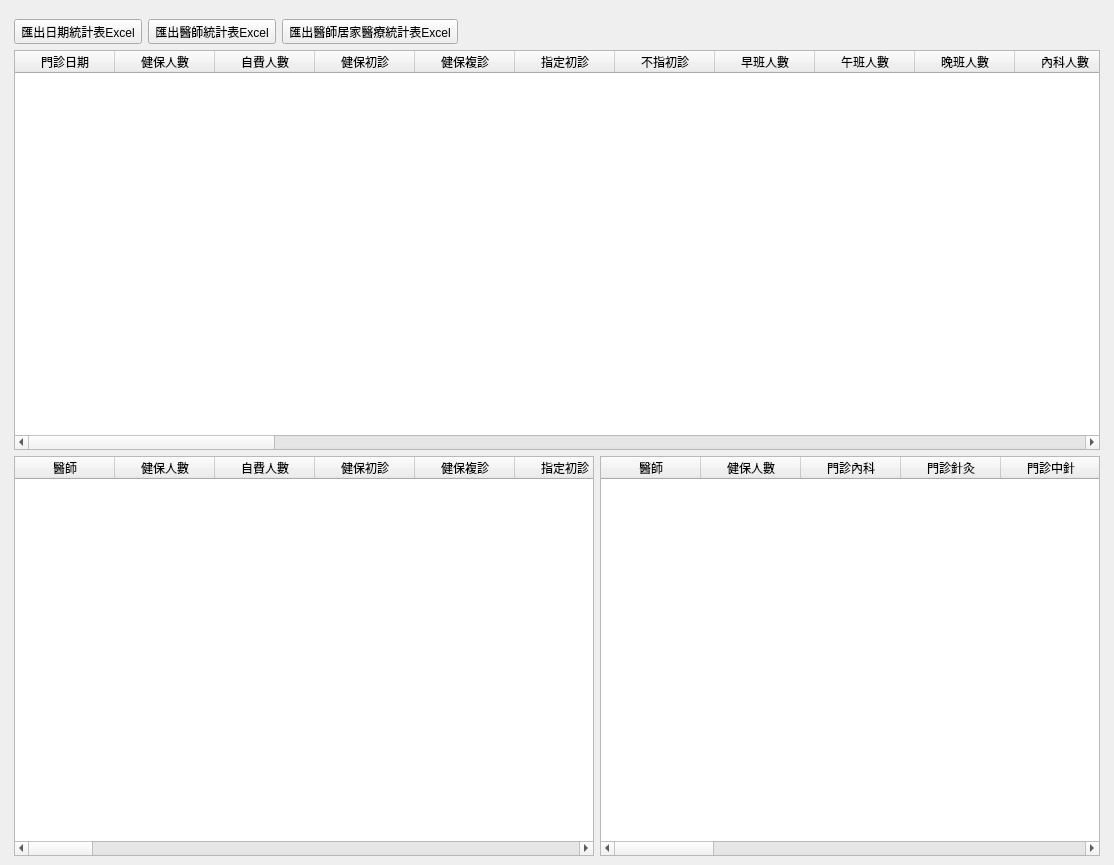
<?xml version="1.0" encoding="UTF-8"?>
<ui version="4.0">
 <class>WindowStatisticsDoctorCount</class>
 <widget class="QMainWindow" name="WindowStatisticsDoctorCount">
  <property name="geometry">
   <rect>
    <x>0</x>
    <y>0</y>
    <width>1114</width>
    <height>865</height>
   </rect>
  </property>
  <property name="windowTitle">
   <string>醫師人數統計</string>
  </property>
  <widget class="QWidget" name="centralwidget">
   <layout class="QHBoxLayout" name="horizontalLayout">
    <item>
     <layout class="QVBoxLayout" name="verticalLayout">
      <property name="leftMargin">
       <number>5</number>
      </property>
      <property name="topMargin">
       <number>10</number>
      </property>
      <property name="rightMargin">
       <number>5</number>
      </property>
      <item>
       <layout class="QVBoxLayout" name="verticalLayout_5">
        <item>
         <layout class="QHBoxLayout" name="horizontalLayout_2">
          <item>
           <layout class="QVBoxLayout" name="verticalLayout_2">
            <item>
             <layout class="QHBoxLayout" name="horizontalLayout_3">
              <item>
               <widget class="QToolButton" name="toolButton_export_date_excel">
                <property name="text">
                 <string>匯出日期統計表Excel</string>
                </property>
                <property name="icon">
                 <iconset>
                  <normaloff>../icons/document-export.svg</normaloff>../icons/document-export.svg</iconset>
                </property>
                <property name="toolButtonStyle">
                 <enum>Qt::ToolButtonTextBesideIcon</enum>
                </property>
               </widget>
              </item>
              <item>
               <widget class="QToolButton" name="toolButton_export_doctor_excel">
                <property name="text">
                 <string>匯出醫師統計表Excel</string>
                </property>
                <property name="icon">
                 <iconset>
                  <normaloff>../icons/document-export.svg</normaloff>../icons/document-export.svg</iconset>
                </property>
                <property name="toolButtonStyle">
                 <enum>Qt::ToolButtonTextBesideIcon</enum>
                </property>
               </widget>
              </item>
              <item>
               <widget class="QToolButton" name="toolButton_export_doctor_care_excel">
                <property name="text">
                 <string>匯出醫師居家醫療統計表Excel</string>
                </property>
                <property name="icon">
                 <iconset>
                  <normaloff>../icons/document-export.svg</normaloff>../icons/document-export.svg</iconset>
                </property>
                <property name="toolButtonStyle">
                 <enum>Qt::ToolButtonTextBesideIcon</enum>
                </property>
               </widget>
              </item>
              <item>
               <spacer name="horizontalSpacer">
                <property name="orientation">
                 <enum>Qt::Horizontal</enum>
                </property>
                <property name="sizeHint" stdset="0">
                 <size>
                  <width>40</width>
                  <height>20</height>
                 </size>
                </property>
               </spacer>
              </item>
             </layout>
            </item>
            <item>
             <widget class="QTableWidget" name="tableWidget_doctor_count">
              <property name="editTriggers">
               <set>QAbstractItemView::NoEditTriggers</set>
              </property>
              <property name="alternatingRowColors">
               <bool>true</bool>
              </property>
              <property name="selectionMode">
               <enum>QAbstractItemView::SingleSelection</enum>
              </property>
              <property name="selectionBehavior">
               <enum>QAbstractItemView::SelectRows</enum>
              </property>
              <column>
               <property name="text">
                <string>門診日期</string>
               </property>
              </column>
              <column>
               <property name="text">
                <string>健保人數</string>
               </property>
              </column>
              <column>
               <property name="text">
                <string>自費人數</string>
               </property>
              </column>
              <column>
               <property name="text">
                <string>健保初診</string>
               </property>
              </column>
              <column>
               <property name="text">
                <string>健保複診</string>
               </property>
              </column>
              <column>
               <property name="text">
                <string>指定初診</string>
               </property>
              </column>
              <column>
               <property name="text">
                <string>不指初診</string>
               </property>
              </column>
              <column>
               <property name="text">
                <string>早班人數</string>
               </property>
              </column>
              <column>
               <property name="text">
                <string>午班人數</string>
               </property>
              </column>
              <column>
               <property name="text">
                <string>晚班人數</string>
               </property>
              </column>
              <column>
               <property name="text">
                <string>內科人數</string>
               </property>
              </column>
              <column>
               <property name="text">
                <string>針灸首次</string>
               </property>
              </column>
              <column>
               <property name="text">
                <string>針灸療程</string>
               </property>
              </column>
              <column>
               <property name="text">
                <string>針灸合計</string>
               </property>
              </column>
              <column>
               <property name="text">
                <string>針灸給藥</string>
               </property>
              </column>
              <column>
               <property name="text">
                <string>中針首次</string>
               </property>
              </column>
              <column>
               <property name="text">
                <string>中針療程</string>
               </property>
              </column>
              <column>
               <property name="text">
                <string>中針合計</string>
               </property>
              </column>
              <column>
               <property name="text">
                <string>中針給藥</string>
               </property>
              </column>
              <column>
               <property name="text">
                <string>高針起始</string>
               </property>
              </column>
              <column>
               <property name="text">
                <string>高針後續</string>
               </property>
              </column>
              <column>
               <property name="text">
                <string>高針合計</string>
               </property>
              </column>
              <column>
               <property name="text">
                <string>高針給藥</string>
               </property>
              </column>
              <column>
               <property name="text">
                <string>傷科首次</string>
               </property>
              </column>
              <column>
               <property name="text">
                <string>傷科療程</string>
               </property>
              </column>
              <column>
               <property name="text">
                <string>傷科合計</string>
               </property>
              </column>
              <column>
               <property name="text">
                <string>傷科給藥</string>
               </property>
              </column>
              <column>
               <property name="text">
                <string>中度複傷</string>
               </property>
              </column>
              <column>
               <property name="text">
                <string>中傷給藥</string>
               </property>
              </column>
              <column>
               <property name="text">
                <string>高度複傷</string>
               </property>
              </column>
              <column>
               <property name="text">
                <string>高傷給藥</string>
               </property>
              </column>
              <column>
               <property name="text">
                <string>針傷合併</string>
               </property>
              </column>
              <column>
               <property name="text">
                <string>合併給藥</string>
               </property>
              </column>
              <column>
               <property name="text">
                <string>開藥天數</string>
               </property>
              </column>
              <column>
               <property name="text">
                <string>開藥&gt;=14</string>
               </property>
              </column>
              <column>
               <property name="text">
                <string>療藥&gt;=8</string>
               </property>
              </column>
              <column>
               <property name="text">
                <string>整合醫療</string>
               </property>
              </column>
              <column>
               <property name="text">
                <string>針灸總數</string>
               </property>
              </column>
              <column>
               <property name="text">
                <string>傷科總數</string>
               </property>
              </column>
              <column>
               <property name="text">
                <string>針灸併傷</string>
               </property>
              </column>
              <column>
               <property name="text">
                <string>電針併傷</string>
               </property>
              </column>
              <column>
               <property name="text">
                <string>中針併傷</string>
               </property>
              </column>
              <column>
               <property name="text">
                <string>高針併傷</string>
               </property>
              </column>
             </widget>
            </item>
            <item>
             <layout class="QHBoxLayout" name="horizontalLayout_4">
              <item>
               <widget class="QTableWidget" name="tableWidget_doctor">
                <property name="editTriggers">
                 <set>QAbstractItemView::NoEditTriggers</set>
                </property>
                <property name="alternatingRowColors">
                 <bool>true</bool>
                </property>
                <property name="selectionMode">
                 <enum>QAbstractItemView::SingleSelection</enum>
                </property>
                <property name="selectionBehavior">
                 <enum>QAbstractItemView::SelectRows</enum>
                </property>
                <column>
                 <property name="text">
                  <string>醫師</string>
                 </property>
                </column>
                <column>
                 <property name="text">
                  <string>健保人數</string>
                 </property>
                </column>
                <column>
                 <property name="text">
                  <string>自費人數</string>
                 </property>
                </column>
                <column>
                 <property name="text">
                  <string>健保初診</string>
                 </property>
                </column>
                <column>
                 <property name="text">
                  <string>健保複診</string>
                 </property>
                </column>
                <column>
                 <property name="text">
                  <string>指定初診</string>
                 </property>
                </column>
                <column>
                 <property name="text">
                  <string>不指初診</string>
                 </property>
                </column>
                <column>
                 <property name="text">
                  <string>早班人數</string>
                 </property>
                </column>
                <column>
                 <property name="text">
                  <string>午班人數</string>
                 </property>
                </column>
                <column>
                 <property name="text">
                  <string>晚班人數</string>
                 </property>
                </column>
                <column>
                 <property name="text">
                  <string>內科人數</string>
                 </property>
                </column>
                <column>
                 <property name="text">
                  <string>針灸首次</string>
                 </property>
                </column>
                <column>
                 <property name="text">
                  <string>針灸療程</string>
                 </property>
                </column>
                <column>
                 <property name="text">
                  <string>針灸合計</string>
                 </property>
                </column>
                <column>
                 <property name="text">
                  <string>針灸給藥</string>
                 </property>
                </column>
                <column>
                 <property name="text">
                  <string>中針首次</string>
                 </property>
                </column>
                <column>
                 <property name="text">
                  <string>中針療程</string>
                 </property>
                </column>
                <column>
                 <property name="text">
                  <string>中針合計</string>
                 </property>
                </column>
                <column>
                 <property name="text">
                  <string>中針給藥</string>
                 </property>
                </column>
                <column>
                 <property name="text">
                  <string>高針起始</string>
                 </property>
                </column>
                <column>
                 <property name="text">
                  <string>高針後續</string>
                 </property>
                </column>
                <column>
                 <property name="text">
                  <string>高針合計</string>
                 </property>
                </column>
                <column>
                 <property name="text">
                  <string>高針給藥</string>
                 </property>
                </column>
                <column>
                 <property name="text">
                  <string>傷科首次</string>
                 </property>
                </column>
                <column>
                 <property name="text">
                  <string>傷科療程</string>
                 </property>
                </column>
                <column>
                 <property name="text">
                  <string>傷科合計</string>
                 </property>
                </column>
                <column>
                 <property name="text">
                  <string>傷科給藥</string>
                 </property>
                </column>
                <column>
                 <property name="text">
                  <string>中度複傷</string>
                 </property>
                </column>
                <column>
                 <property name="text">
                  <string>中傷給藥</string>
                 </property>
                </column>
                <column>
                 <property name="text">
                  <string>高度複傷</string>
                 </property>
                </column>
                <column>
                 <property name="text">
                  <string>高傷給藥</string>
                 </property>
                </column>
                <column>
                 <property name="text">
                  <string>針傷合併</string>
                 </property>
                </column>
                <column>
                 <property name="text">
                  <string>合併給藥</string>
                 </property>
                </column>
                <column>
                 <property name="text">
                  <string>開藥天數</string>
                 </property>
                </column>
                <column>
                 <property name="text">
                  <string>開藥&gt;=14</string>
                 </property>
                </column>
                <column>
                 <property name="text">
                  <string>療藥&gt;=8</string>
                 </property>
                </column>
                <column>
                 <property name="text">
                  <string>整合醫療</string>
                 </property>
                </column>
                <column>
                 <property name="text">
                  <string>針灸總數</string>
                 </property>
                </column>
                <column>
                 <property name="text">
                  <string>傷科總數</string>
                 </property>
                </column>
                <column>
                 <property name="text">
                  <string>針灸併傷</string>
                 </property>
                </column>
                <column>
                 <property name="text">
                  <string>電針併傷</string>
                 </property>
                </column>
                <column>
                 <property name="text">
                  <string>中針併傷</string>
                 </property>
                </column>
                <column>
                 <property name="text">
                  <string>高針併傷</string>
                 </property>
                </column>
               </widget>
              </item>
              <item>
               <widget class="QTableWidget" name="tableWidget_doctor_care">
                <property name="maximumSize">
                 <size>
                  <width>500</width>
                  <height>16777215</height>
                 </size>
                </property>
                <property name="editTriggers">
                 <set>QAbstractItemView::NoEditTriggers</set>
                </property>
                <property name="alternatingRowColors">
                 <bool>true</bool>
                </property>
                <property name="selectionMode">
                 <enum>QAbstractItemView::SingleSelection</enum>
                </property>
                <property name="selectionBehavior">
                 <enum>QAbstractItemView::SelectRows</enum>
                </property>
                <column>
                 <property name="text">
                  <string>醫師</string>
                 </property>
                </column>
                <column>
                 <property name="text">
                  <string>健保人數</string>
                 </property>
                </column>
                <column>
                 <property name="text">
                  <string>門診內科</string>
                 </property>
                </column>
                <column>
                 <property name="text">
                  <string>門診針灸</string>
                 </property>
                </column>
                <column>
                 <property name="text">
                  <string>門診中針</string>
                 </property>
                </column>
                <column>
                 <property name="text">
                  <string>門診高針</string>
                 </property>
                </column>
                <column>
                 <property name="text">
                  <string>門診傷科</string>
                 </property>
                </column>
                <column>
                 <property name="text">
                  <string>門診中傷</string>
                 </property>
                </column>
                <column>
                 <property name="text">
                  <string>門診高傷</string>
                 </property>
                </column>
                <column>
                 <property name="text">
                  <string>針傷合併</string>
                 </property>
                </column>
                <column>
                 <property name="text">
                  <string>居家內科</string>
                 </property>
                </column>
                <column>
                 <property name="text">
                  <string>居家針灸</string>
                 </property>
                </column>
                <column>
                 <property name="text">
                  <string>居家中針</string>
                 </property>
                </column>
                <column>
                 <property name="text">
                  <string>居家高針</string>
                 </property>
                </column>
                <column>
                 <property name="text">
                  <string>居家傷科</string>
                 </property>
                </column>
                <column>
                 <property name="text">
                  <string>居家中傷</string>
                 </property>
                </column>
                <column>
                 <property name="text">
                  <string>居家高傷</string>
                 </property>
                </column>
                <column>
                 <property name="text">
                  <string>居家合併</string>
                 </property>
                </column>
                <column>
                 <property name="text">
                  <string>整合醫療</string>
                 </property>
                </column>
               </widget>
              </item>
             </layout>
            </item>
           </layout>
          </item>
          <item>
           <layout class="QVBoxLayout" name="verticalLayout_chart"/>
          </item>
         </layout>
        </item>
       </layout>
      </item>
     </layout>
    </item>
   </layout>
  </widget>
  <widget class="QMenuBar" name="menubar">
   <property name="geometry">
    <rect>
     <x>0</x>
     <y>0</y>
     <width>1114</width>
     <height>33</height>
    </rect>
   </property>
  </widget>
  <action name="action_export_excel">
   <property name="icon">
    <iconset>
     <normaloff>../icons/document-export.svg</normaloff>../icons/document-export.svg</iconset>
   </property>
   <property name="text">
    <string>匯出Excel</string>
   </property>
  </action>
 </widget>
 <resources/>
 <connections/>
</ui>
